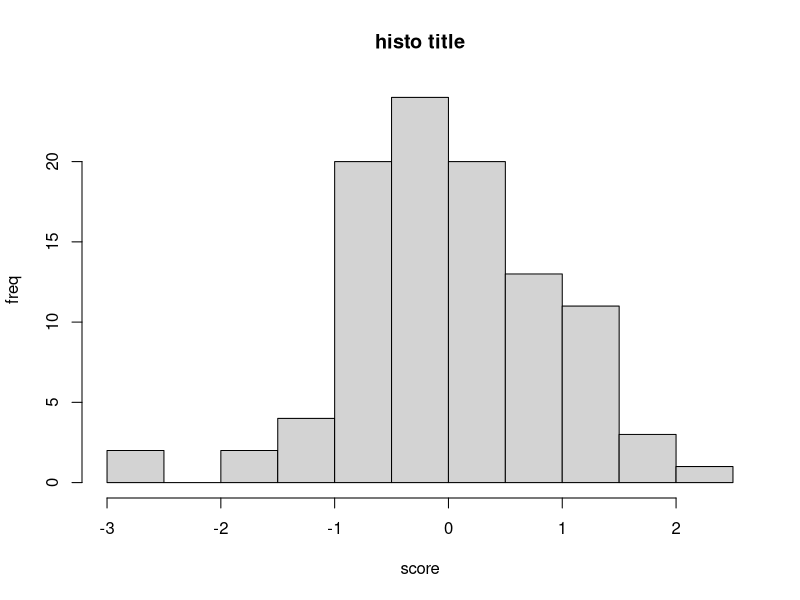
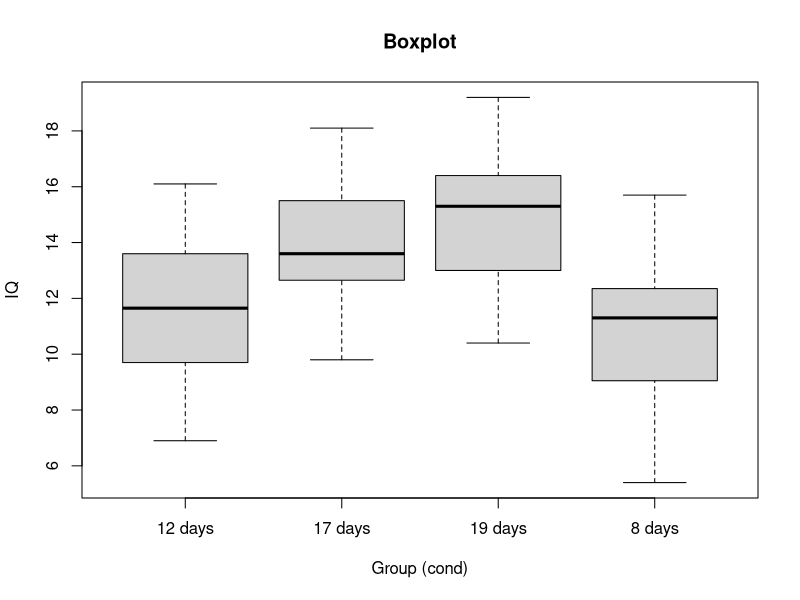
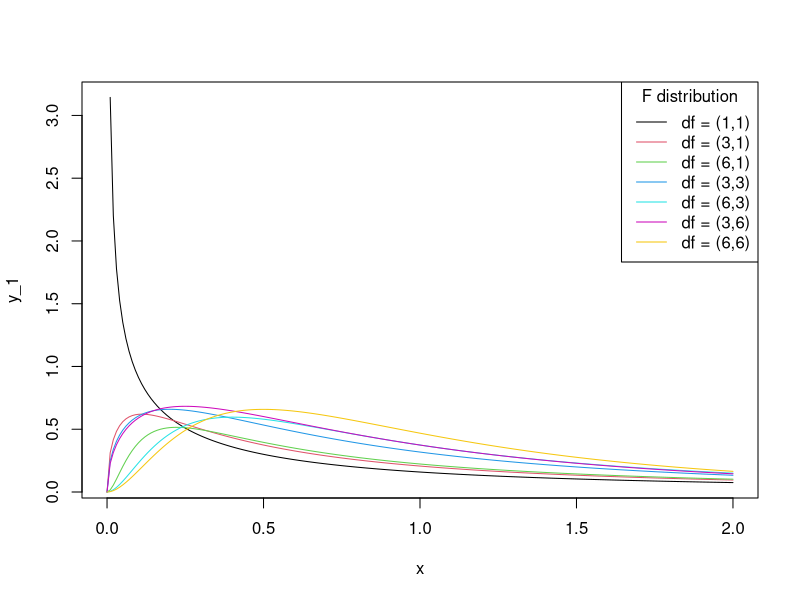
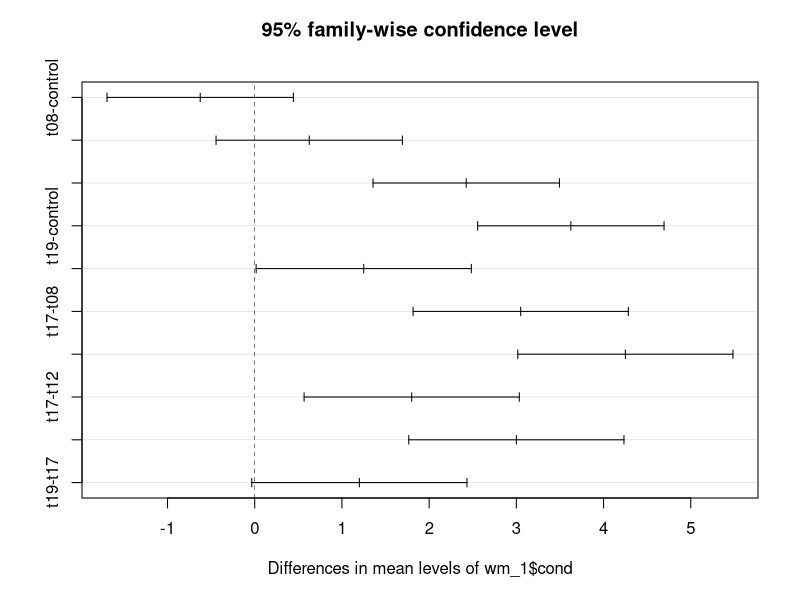
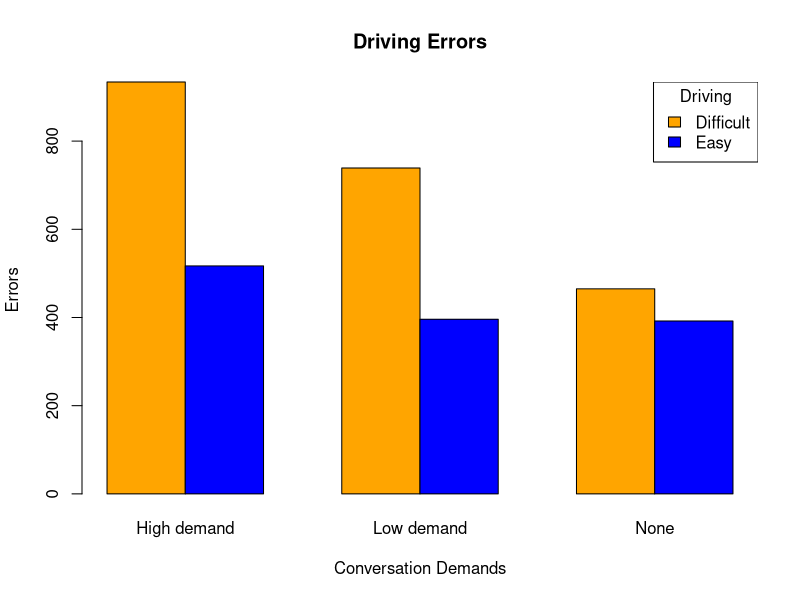

These figures' R source, in order: (Note: this script raises an error after producing the figures.)
#rm(list=ls());  setwd('~/Dropbox/cs/bigdata/datacamp/statistical_modeling/'); source('stats_modeling_practice.R') 

#rm(list=ls());  setwd('C:/Users/zimine/Dropbox/cs/bigdata/datacamp/statistical_modeling'); source('stats_modeling_practice.R') 



#1. course Introduction
#1.1 variables
#converting variables to nominal variables


var1<-factor(c(1,2,3))
class(var1)

#factor with order = ordinal variables

temperature_vector <- c("High", "Low", "High", "Low", "Medium")
factor_temperature_vector <- factor(temperature_vector, order = TRUE, 
                                    levels = c("Low", "Medium", "High"))


# Create an interval variable called longitudes
longitudes <- c(10, 20, 30, 40)

# Create a ratio variable called chronos
chronos <- c(10.60, 10.12, 9.58, 11.1)                                    


# 1.2 histograms
##create a historgramß
hist(rnorm(100), main="histo title",xlab="score", ylab="freq")

##obtain the z-measure (z-score) z=(x-mu)/sigma
gain<-c(1,2,0,-1,2,1,3,2,1,1,-1,2,1,3,3,0,1,1,2,3,2,2,4,2,2,5,2,4,2,2,0,2,4,2,2,5,2,4,2,2,4,4,7,3,6,4,4,3,3,6,4,4,7,3,6,4,4,3,3,6,7,5,9,6,4,7,5,3,6,4,7,5,9,6,4,7,5,3,6,4,1,2,0,-1,2,1,3,2,1,1,-1,2,1,3,3,0,1,1,2,3,2,2,4,2,2,5,2,4,2,2,0,2,4,2,2,5,2,4,2,2)
length(gain)
mean(gain)
median(gain)
var(gain)
sd(gain)
gain_z<-scale(gain)





#rm(list=ls()) ; dev.off()
#browser()

# course 2 t-test 

## working memory data set
cond<-c('t08','t08','t08','t08','t08','t08','t08','t08','t08','t08','t08','t08','t08','t08','t08','t08','t08','t08','t08','t08','t12','t12','t12','t12','t12','t12','t12','t12','t12','t12','t12','t12','t12','t12','t12','t12','t12','t12','t12','t12','t17','t17','t17','t17','t17','t17','t17','t17','t17','t17','t17','t17','t17','t17','t17','t17','t17','t17','t17','t17','t19','t19','t19','t19','t19','t19','t19','t19','t19','t19','t19','t19','t19','t19','t19','t19','t19','t19','t19','t19','control','control','control','control','control','control','control','control','control','control','control','control','control','control','control','control','control','control','control','control','control','control','control','control','control','control','control','control','control','control','control','control','control','control','control','control','control','control','control','control')
pre<-c(8,8,8,8,9,9,9,9,10,10,10,10,11,11,11,12,12,12,12,12,8,8,9,9,9,9,10,10,10,10,11,11,11,12,12,12,12,8,8,9,9,9,9,10,10,10,10,11,11,11,12,12,12,12,8,8,9,9,9,9,10,10,10,10,11,11,11,12,12,12,12,8,8,9,9,9,9,10,10,10,8,8,8,8,9,9,9,9,10,10,10,10,11,11,11,12,12,12,12,12,8,8,9,9,9,9,10,10,10,10,11,11,11,12,12,12,12,8,8,9)
post<-c(9,10,8,7,11,10,12,11,11,11,9,12,12,14,14,12,13,13,14,15,10,10,13,11,11,14,12,14,12,12,11,13,15,14,14,17,14,12,10,11,13,13,16,13,16,14,14,14,14,17,16,16,19,15,14,12,13,12,12,15,17,15,19,16,15,18,16,15,18,16,19,13,17,15,13,16,14,13,16,14,9,10,8,7,11,10,12,11,11,11,9,12,12,14,14,12,13,13,14,15,10,10,13,11,11,14,12,14,12,12,11,13,15,14,14,17,14,12,10,11)
gain<-c(1,2,0,-1,2,1,3,2,1,1,-1,2,1,3,3,0,1,1,2,3,2,2,4,2,2,5,2,4,2,2,0,2,4,2,2,5,2,4,2,2,4,4,7,3,6,4,4,3,3,6,4,4,7,3,6,4,4,3,3,6,7,5,9,6,4,7,5,3,6,4,7,5,9,6,4,7,5,3,6,4,1,2,0,-1,2,1,3,2,1,1,-1,2,1,3,3,0,1,1,2,3,2,2,4,2,2,5,2,4,2,2,0,2,4,2,2,5,2,4,2,2)
train<-c(1,1,1,1,1,1,1,1,1,1,1,1,1,1,1,1,1,1,1,1,1,1,1,1,1,1,1,1,1,1,1,1,1,1,1,1,1,1,1,1,1,1,1,1,1,1,1,1,1,1,1,1,1,1,1,1,1,1,1,1,1,1,1,1,1,1,1,1,1,1,1,1,1,1,1,1,1,1,1,1,0,0,0,0,0,0,0,0,0,0,0,0,0,0,0,0,0,0,0,0,0,0,0,0,0,0,0,0,0,0,0,0,0,0,0,0,0,0,0,0)


wm_1<-data.frame(cond=factor(cond), pre=pre,post=post,gain=gain,train=train)
summary(wm_1) #descriptive statistics on a data frame


dev.off()

#browser()


#course 3 ANOVA
#working memory data set
#condition how many days training lasted
#iq  gain in iq
#subject a person's id 
condition<-c('8 days','8 days','8 days','8 days','8 days','8 days','8 days','8 days','8 days','8 days','8 days','8 days','8 days','8 days','8 days','8 days','8 days','8 days','8 days','8 days','12 days','12 days','12 days','12 days','12 days','12 days','12 days','12 days','12 days','12 days','12 days','12 days','12 days','12 days','12 days','12 days','12 days','12 days','12 days','12 days','17 days','17 days','17 days','17 days','17 days','17 days','17 days','17 days','17 days','17 days','17 days','17 days','17 days','17 days','17 days','17 days','17 days','17 days','17 days','17 days','19 days','19 days','19 days','19 days','19 days','19 days','19 days','19 days','19 days','19 days','19 days','19 days','19 days','19 days','19 days','19 days','19 days','19 days','19 days','19 days')
iq<-c(12.4,11.8,14.6,7.7,15.7,11.6,7,8.4,10.7,10.6,5.4,12.3,9.3,11,11.9,14.1,12.1,13.2,8.8,9.6,12.5,11.6,8.9,8.3,10.9,13.4,12.3,8.7,9.7,9.7,6.9,10.5,11.6,13.8,15.6,11.7,16.1,11.7,15,15.1,13.4,9.8,13.2,12.8,18.1,13.8,14.5,17.2,14.2,10.4,12,17.4,12.8,12.5,14.6,15.6,13.2,11.2,15.4,16,14,17,10.4,11.3,18.9,16.7,13.9,19.2,14.2,11.5,15.5,12.5,16.1,11.1,16.1,15.2,15.4,16.8,13.5,15.7)
wm<-data.frame(subject=seq(1:80), condition=factor(condition),iq=iq)

# dependent variable is wm$iq  , independent variable wm$condition  (groups)
#null hypo:  iq gain does not change statistically over different training period

# summary statistics by group
require(psych)
describeBy(wm, wm$condition)

# visualize preliminary statistics
#  boxplot (dependent_variable  ~ independent_variable )  # how iq (dependent) changes as a function of group cond (indepedent)
boxplot(wm$iq ~ wm$condition,  main="Boxplot", xlab="Group (cond)", ylab="IQ")

##generate density plot of the F distribution
## df has df1, and df2  degrees of freedom
x<-seq(from=0,to=2,length=200)
y_1 <- df(x,1,1)
y_2 <- df(x,3,1)
y_3 <- df(x,6,1)
y_4 <- df(x,3,3)
y_5 <- df(x,6,3)
y_6 <- df(x,3,6)
y_7 <- df(x,6,6)

# Plot the densities
plot(x,  y_1, col = 1, type = "l")
lines(x, y_2, col = 2)
lines(x, y_3, col = 3)
lines(x, y_4, col = 4)
lines(x, y_5, col = 5)
lines(x, y_6, col = 6)
lines(x, y_7, col = 7)

# Add the legend
legend("topright", title = "F distribution",
       c("df = (1,1)", "df = (3,1)", "df = (6,1)", "df = (3,3)", 
         "df = (6,3)", "df = (3,6)", "df = (6,6)"), 
       col = c(1, 2, 3, 4, 5, 6, 7), lty = 1)


##computing the F ration
#1 compute sum of squaires between group 

# number of subjects in each group 
n <- nrow(subset(wm, wm$condition %in% "8 days"))
### a vecgtor of means per group
y_j <- tapply(wm$iq,wm$condition, mean)  # 2nd argument = column with info on each group
y_t<-mean(wm$iq)  ## grand mean
##between group sum of squaires
ss_a<-n*sum((y_j-y_t)^2)

#2 compute variance within groups  (within groups sum of squaires)
y_i1 <- subset(wm$iq, wm$cond == "8 days")
y_i2 <- subset(wm$iq, wm$cond == "12 days")
y_i3 <- subset(wm$iq, wm$cond == "17 days")
y_i4 <- subset(wm$iq, wm$cond == "19 days")

i<-which(attributes(y_j)$dimnames[[1]] == "8 days")
s_1 <- y_i1 - y_j[i]  ## individual scores - mean of its group
i<-which(attributes(y_j)$dimnames[[1]] == "12 days")
s_2 <- y_i2 - y_j[i]
i<-which(attributes(y_j)$dimnames[[1]] == "17 days")
s_3 <- y_i3 - y_j[i]
i<-which(attributes(y_j)$dimnames[[1]] == "19 days")
s_4 <- y_i4 - y_j[i]

s_t <- c(s_1,s_2,s_3,s_4) # concatenate all groups

ss_sa<-sum(s_t^2)  # compute  sum of squares (within group variance)

# Number of groups
a <- 4
# Number of subjects in each group
n <- 20
# Define degrees of freedom
df_a <- a-1
df_sa <- a*(n-1)

# Calculate mean squares using ss_a and ss_sa
ms_a <- ss_a / df_a
ms_sa <- ss_sa / df_sa
# Calculate the F-ratio
f_rat <-  ms_a / ms_sa

##compute f-value with R aov(dependedent_var ~ independent var)
anova_wm <- aov(wm$iq ~ wm$condition)
summary(anova_wm)

##levene's test  (homogeneity of variance)
require(car)
leveneTest(wm$iq, wm$condition,center=mean)
#Pr value > F value so homegeneity of variance holds
 
#chap 2 Post-hoc tests

## def. allow for multiple pairwise comparisons without an incarease in the probability
# of type I error

anova_wm1<-aov(wm_1$gain ~wm_1$cond)
summary(anova_wm1)
tukey<-TukeyHSD(anova_wm1)
plot(tukey)


##bonferonni a more conservative method
bonferroni_ex<-p.adjust(p=0.005, method="bonferroni", n=8)
pairwise.t.test(wm_1$gain, wm_1$cond, p.adjust.method="bonferroni", paired=FALSE)

#chap 3 factorial anova
# when 1 dependent variable and two independent variables

#preparing a dataset
conversation<-c('None','None','None','None','None','None','None','None','None','None','None','None','None','None','None','None','None','None','None','None','None','None','None','None','None','None','None','None','None','None','None','None','None','None','None','None','None','None','None','None','Low demand','Low demand','Low demand','Low demand','Low demand','Low demand','Low demand','Low demand','Low demand','Low demand','Low demand','Low demand','Low demand','Low demand','Low demand','Low demand','Low demand','Low demand','Low demand','Low demand','Low demand','Low demand','Low demand','Low demand','Low demand','Low demand','Low demand','Low demand','Low demand','Low demand','Low demand','Low demand','Low demand','Low demand','Low demand','Low demand','Low demand','Low demand','Low demand','Low demand','High demand','High demand','High demand','High demand','High demand','High demand','High demand','High demand','High demand','High demand','High demand','High demand','High demand','High demand','High demand','High demand','High demand','High demand','High demand','High demand','High demand','High demand','High demand','High demand','High demand','High demand','High demand','High demand','High demand','High demand','High demand','High demand','High demand','High demand','High demand','High demand','High demand','High demand','High demand','High demand')
driving<-c('Easy','Easy','Easy','Easy','Easy','Easy','Easy','Easy','Easy','Easy','Easy','Easy','Easy','Easy','Easy','Easy','Easy','Easy','Easy','Easy','Difficult','Difficult','Difficult','Difficult','Difficult','Difficult','Difficult','Difficult','Difficult','Difficult','Difficult','Difficult','Difficult','Difficult','Difficult','Difficult','Difficult','Difficult','Difficult','Difficult','Easy','Easy','Easy','Easy','Easy','Easy','Easy','Easy','Easy','Easy','Easy','Easy','Easy','Easy','Easy','Easy','Easy','Easy','Easy','Easy','Difficult','Difficult','Difficult','Difficult','Difficult','Difficult','Difficult','Difficult','Difficult','Difficult','Difficult','Difficult','Difficult','Difficult','Difficult','Difficult','Difficult','Difficult','Difficult','Difficult','Easy','Easy','Easy','Easy','Easy','Easy','Easy','Easy','Easy','Easy','Easy','Easy','Easy','Easy','Easy','Easy','Easy','Easy','Easy','Easy','Difficult','Difficult','Difficult','Difficult','Difficult','Difficult','Difficult','Difficult','Difficult','Difficult','Difficult','Difficult','Difficult','Difficult','Difficult','Difficult','Difficult','Difficult','Difficult','Difficult')
errors<-c(20,19,31,27,31,17,23,26,11,15,13,18,21,13,13,14,20,26,20,14,10,23,31,32,24,26,46,25,23,25,13,32,32,16,26,24,11,15,19,12,21,23,7,25,15,21,19,1,25,20,32,32,14,34,21,13,20,28,10,15,46,30,37,31,25,23,38,36,43,41,43,32,37,23,34,46,54,45,33,42,21,33,24,21,29,24,28,31,22,21,42,20,25,20,21,16,23,37,34,25,46,49,56,41,56,36,46,39,42,56,51,27,45,48,50,61,43,47,54,41)

ab<-data.frame(subject=seq(1,120),conversation=factor(conversation),driving=factor(driving),errors=errors)
head(ab)

##create 6 subgroups
ab_groups <- tapply(ab$errors, list(ab$driving, ab$conversation), sum)
barplot(ab_groups,beside=T,col=c("orange","blue"), main="Driving Errors", xlab="Conversation Demands", ylab="Errors")
legend("topright", rownames(ab_groups), title="Driving", fill=c("orange","blue"))

###NB from this barplot it is visually clear that subjects tend
#to makre more driving errors in difficult driving conditions. 
#This effects seems to get stronger when subjects are having 
#a difficult conversation.# Pr value > F value -> variances are comparable
# so we can go on with Main and Int 
#It what follows, you will learn how to formally assess the
#statistical significance of these intuitive obeservations

### 
##checking of homogeneity of variance assumption
leveneTest(ab$errors ~ ab$conversation * ab$driving)
# effect analysis
##performaing  factorial anova
ab_model <- aov(ab$errors ~ ab$conversation * ab$driving) 
summary(ab_model)
## 2 main effects and the interaction effect are significant

#post-hoc tests and effect sizes
#effect size  complete eta^2 , partial eta^2
ab_1<-subset(ab, ab$driving =="Easy")
ab_2<-subset(ab, ab$driving =="Difficult")

#one-way anovas on 2 subsets
aov_ab_1<-aov(ab_1$errors ~ ab_1$conversation)
aov_ab_2<-aov(ab_2$errors ~ ab_2$conversation)

summary(aov_ab_1)
summary(aov_ab_2)
#compute the effect size with eta^2
etaSquared(aov_ab_1,anova=TRUE)
etaSquared(aov_ab_2,anova=TRUE)
#the eta.sq  value shows what percentage of variance in dependent variable explained
#by  an independent variable specific value "Easy driving", "Difficult driving"
#eta.sq (effect size ) is significantly larger for aov_ab_2 (difficult driving) thena for aov_ab_1 (easy driving)

#pairwise comparisons
TukeyHSD(aov_ab_1)
TukeyHSD(aov_ab_2)
#we obseve on p values (p-val < 0.05) values of independent variables with significant effect on  dependent variable


#rm(ist=ls())
#browser()